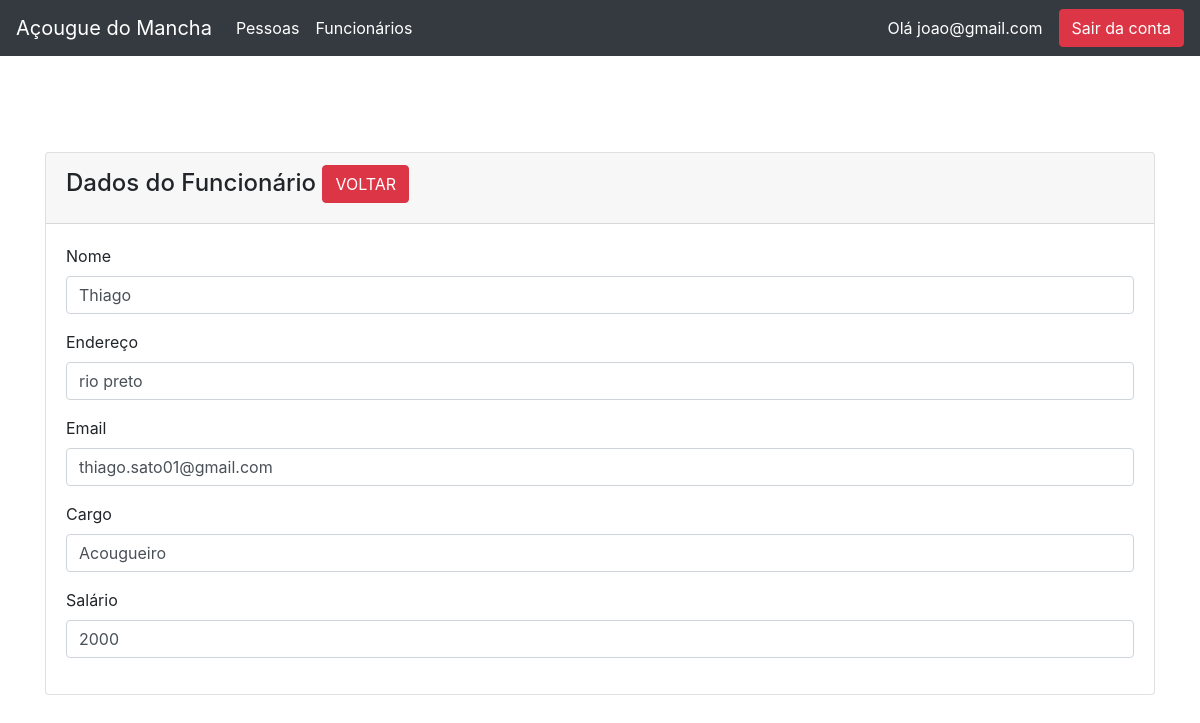
Before: /worker_view.php?idFuncionario=2 (signed in) with the older database file.
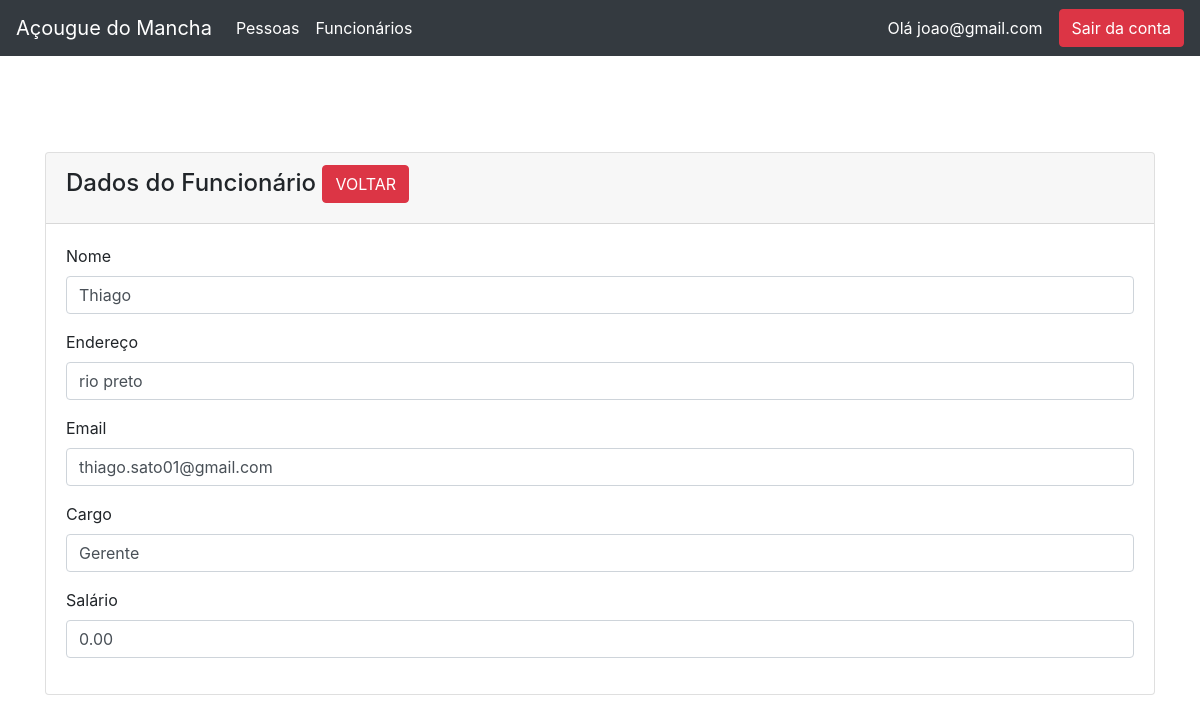
After: the same page with the newer database file.
### tables this page shows
CREATE TABLE `tbfuncionarios` (
  `id` int(11) NOT NULL,
  `idPessoa` int(11) NOT NULL,
  `idCargo` int(11) NOT NULL,
  `salario` decimal(10,2) NOT NULL
);

CREATE TABLE `tbcargos` (
  `id` int(11) NOT NULL,
  `descricao` varchar(50) NOT NULL
);

CREATE TABLE `tbpessoas` (
  `id` int(11) NOT NULL,
  `nome` varchar(100) NOT NULL,
  `email` varchar(100) NOT NULL,
  `endereco` varchar(300) NOT NULL,
  `cpf` varchar(14) NOT NULL
);

### worker_view.php (the view, shortened to what this page needs)
<?php
require 'connection.php';
require_once("topo.php");
?>
<!doctype html>
<html lang="pt-BR">
  <head>
    <link rel="stylesheet" href="https://cdn.jsdelivr.net/npm/bootstrap@4.1.3/dist/css/bootstrap.min.css">
</head>
<body>
    <div class="container mt-5">
        <div class="row">
            <div class="col-md-12">
                <div class="card">
                    <div class="card-header">
                        <h4>Dados do Funcionário
                            <a href="worker.php" class="btn btn-danger float-end">VOLTAR</a>
                        </h4>
                    </div>
                    <div class="card-body">
                        <?php
                        if(isset($_GET['idFuncionario']))
                        {
                            $tbfuncionarios_id = mysqli_real_escape_string($con, $_GET['idFuncionario']);
                            $query = "SELECT * FROM tbfuncionarios, tbpessoas, tbcargos WHERE tbfuncionarios.id = '$tbfuncionarios_id' AND tbfuncionarios.idPessoa = tbpessoas.id AND tbfuncionarios.idCargo = tbcargos.id";
                            $query_run = mysqli_query($con, $query);
                            if(mysqli_num_rows($query_run) > 0)
                            {
                                $tbfuncionarios = mysqli_fetch_array($query_run);
                                ?>
                                    <div class="mb-3">
                                        <label>Nome</label>
                                        <p class="form-control">
                                            <?=$tbfuncionarios['nome'];?>
                                        </p>
                                    </div>
                                    <div class="mb-3">
                                        <label>Endereço</label>
                                        <p class="form-control">
                                            <?=$tbfuncionarios['endereco'];?>
                                        </p>
                                    </div>
                                    <div class="mb-3">
                                        <label>Email</label>
                                        <p class="form-control">
                                            <?=$tbfuncionarios['email'];?>
                                        </p>
                                    </div>
                                    <div class="mb-3">
                                        <label>Cargo</label>
                                        <p class="form-control">
                                            <?=$tbfuncionarios['descricao'];?>
                                        </p>
                                    </div>
                                    <div class="mb-3">
                                        <label>Salário</label>
                                        <p class="form-control">
                                            <?=$tbfuncionarios['salario'];?>
                                        </p>
                                    </div>
                                <?php
                            }
                            else
                            {
                                echo "<h4>Nenhum ID encontrado</h4>";
                            }
                        }
                        ?>
                    </div>
                </div>
            </div>
        </div>
    </div>
</body>
</html>

Changed rows visible on the page:
changed tbfuncionarios "Thiago": idCargo.descricao "Acougueiro" → "Gerente"; salario "2000" → "0.00"
